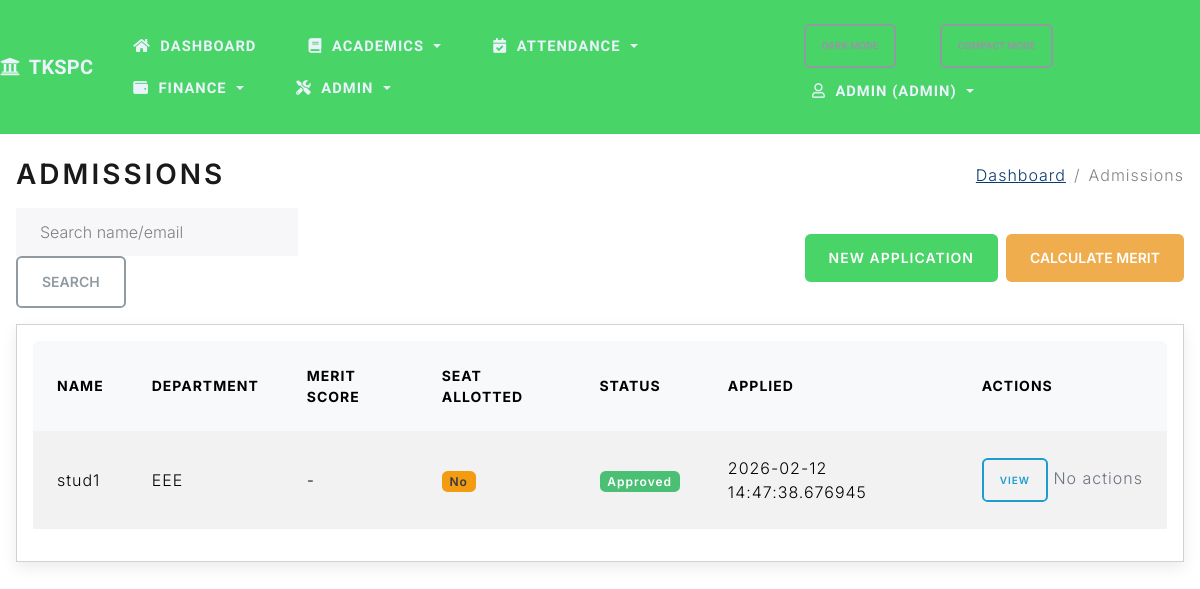
The app's page /admissions (signed in) with its own data.
### project/models.py (models this page shows, shortened)
class AdmissionApplication(db.Model):
    id = db.Column(db.Integer, primary_key=True)
    name = db.Column(db.String(100), nullable=False)
    email = db.Column(db.String(120), nullable=False)
    phone = db.Column(db.String(20))
    registration_number = db.Column(db.String(50), unique=True)
    date_of_birth = db.Column(db.Date)
    gender = db.Column(db.String(20))
    address = db.Column(db.Text)
    status = db.Column(db.String(20), default='pending')
    applied_at = db.Column(db.DateTime, default=datetime.utcnow)
    processed_by = db.Column(db.String(80))
    intake_year = db.Column(db.Integer)
    program = db.Column(db.String(100))
    notes = db.Column(db.Text)
    sslc_marks = db.Column(db.Integer)
    hsc_marks = db.Column(db.Integer)
    community = db.Column(db.String(50))
    religion = db.Column(db.String(50))
    nationality = db.Column(db.String(50))
    blood_group = db.Column(db.String(10))
    requested_course_id = db.Column(db.Integer, db.ForeignKey('course.id'))
    department_id = db.Column(db.Integer, db.ForeignKey('department.id'))
    photo_path = db.Column(db.String(255))
    father_name = db.Column(db.String(100))
    mother_name = db.Column(db.String(100))
    emergency_contact_name = db.Column(db.String(100))
    emergency_contact_phone = db.Column(db.String(20))
    previous_school = db.Column(db.String(255))
    guardian_name = db.Column(db.String(100))
    guardian_phone = db.Column(db.String(20))
    guardian_email = db.Column(db.String(100))
    aadhar_no = db.Column(db.String(20))
    community_cert_no = db.Column(db.String(50))
    annual_income = db.Column(db.Float)
    income_cert_no = db.Column(db.String(50))
    temp_password = db.Column(db.String(100))
    merit_score = db.Column(db.Float)
    seat_allotted = db.Column(db.Boolean, default=False)
    documents_verified = db.Column(db.Boolean, default=False)
    requested_course = db.relationship('Course', backref='applications', lazy=True)
    department = db.relationship('Department', backref='applications', lazy=True)

class Department(db.Model):
    id = db.Column(db.Integer, primary_key=True)
    name = db.Column(db.String(100), nullable=False, unique=True)
    code = db.Column(db.String(20), unique=True)
    description = db.Column(db.Text)
    head_of_department_id = db.Column(db.Integer, db.ForeignKey('faculty.id'), nullable=True)
    students = db.relationship('Student', backref='department', lazy=True, foreign_keys='Student.department_id')
    faculty = db.relationship('Faculty', backref='department', lazy=True, foreign_keys='Faculty.department_id')
    courses = db.relationship('Course', backref='department', lazy=True, foreign_keys='Course.department_id')
    subjects = db.relationship('Subject', backref='department', lazy=True, foreign_keys='Subject.department_id')

### project/routes.py (the view)
@app.route('/admissions')
@crud_required('admission', 'read')
def admissions():
    q = request.args.get('q', '').strip()
    query = AdmissionApplication.query
    if q:
        like = f"%{q}%"
        query = query.filter(or_(AdmissionApplication.name.ilike(like), AdmissionApplication.email.ilike(like)))
    apps = query.order_by(AdmissionApplication.applied_at.desc()).all()
    return render_template('admissions.html', title='Admissions', applications=apps, q=q)

### project/routes.py (called while the page is built)
def crud_required(resource: str, action: str):
    def decorator(fn):
        @wraps(fn)
        def wrapper(*args, **kwargs):
            if not session.get('logged_in'):
                flash('Please log in to access this page.', 'warning')
                return redirect(url_for('login', next=request.path))
            role = session.get('role')
            allowed = CRUD_PERMISSIONS.get(resource, {}).get(action, [])
            if role not in allowed:
                flash('You are not authorized to perform this action.', 'danger')
                return redirect(url_for('index'))
            return fn(*args, **kwargs)
        return wrapper
    return decorator

### project/templates/admissions.html (shortened to what this page needs)
{% extends "base.html" %}
{% block page_title %}<h2 class="mb-0">Admissions</h2>{% endblock %}
{% block breadcrumbs %}
  <li class="breadcrumb-item"><a href="{{ url_for('dashboard') }}">Dashboard</a></li>
  <li class="breadcrumb-item active" aria-current="page">Admissions</li>
{% endblock %}
{% block content %}
<div class="d-flex align-items-center mb-3">
  <form method="get" action="{{ url_for('admissions') }}" class="form-inline ml-0">
    <input type="text" name="q" class="form-control mr-2" placeholder="Search name/email" value="{{ q }}">
    <button type="submit" class="btn btn-outline-secondary">Search</button>
  </form>
  <a href="{{ url_for('add_admission') }}" class="btn btn-primary ms-auto">New Application</a>
  <form method="post" action="{{ url_for('calculate_merit') }}" class="ms-2">
    <button type="submit" class="btn btn-warning">Calculate Merit</button>
  </form>
</div>
<div class="card">
  <div class="card-body">
    <div class="table-responsive">
      <table class="table table-striped table-hover">
        <thead>
          <tr>
            <th>Name</th>
            <th>Department</th>
            <th>Merit Score</th>
            <th>Seat Allotted</th>
            <th>Status</th>
            <th>Applied</th>
            <th style="min-width: 200px;">Actions</th>
          </tr>
        </thead>
        <tbody>
          {% for a in applications %}
          <tr>
            <td>{{ a.name }}</td>
            <td>{{ a.department.name if a.department else (a.program or 'N/A') }}</td>
            <td>{{ a.merit_score|round(2) if a.merit_score else '-' }}</td>
            <td>
                {% if a.seat_allotted %}
                <span class="badge bg-success">Yes</span>
                {% else %}
                <span class="badge bg-secondary">No</span>
                {% endif %}
            </td>
            <td>
              {% if a.status == 'approved' %}
                <span class="badge bg-success">Approved</span>
              {% elif a.status == 'rejected' %}
                <span class="badge bg-danger">Rejected</span>
              {% else %}
                <span class="badge bg-secondary">Pending</span>
              {% endif %}
            </td>
            <td>{{ a.applied_at }}</td>
            <td class="text-nowrap">
              <a href="{{ url_for('view_admission', app_id=a.id) }}" class="btn btn-sm btn-outline-info">View</a>
              {% if a.status == 'pending' %}
              <form method="post" action="{{ url_for('approve_admission', app_id=a.id) }}" class="d-inline">
                <button type="submit" class="btn btn-sm btn-outline-success">Approve & Allot Seat</button>
              </form>
              <form method="post" action="{{ url_for('reject_admission', app_id=a.id) }}" class="d-inline ms-1">
                <button type="submit" class="btn btn-sm btn-outline-danger" onclick="return confirm('Reject this application?');">Reject</button>
              </form>
              {% else %}
              <span class="text-muted">No actions</span>
              {% endif %}
            </td>
          </tr>
          {% endfor %}
        </tbody>
      </table>
    </div>
  </div>
  </div>
{% endblock %}

### project/templates/base.html (shortened to what this page needs)
<!DOCTYPE html>
<html>
<head>
    <link rel="stylesheet" href="https://cdn.jsdelivr.net/npm/bootswatch@5.3.2/dist/lux/bootstrap.min.css">
    <link rel="stylesheet" href="https://cdnjs.cloudflare.com/ajax/libs/font-awesome/5.15.4/css/all.min.css">
    <link rel="stylesheet" href="{{ url_for('static', filename='css/app.css') }}">
</head>
<body class="loading">
    <nav class="navbar navbar-expand-lg navbar-dark bg-tkspc sticky-top">
        <a class="navbar-brand" href="{{ url_for('students') }}"><i class="fas fa-university me-1"></i> TKSPC</a>
        <div class="collapse navbar-collapse" id="navMain">
            <ul class="navbar-nav me-auto">
                {% if session.get('logged_in') %}
                <li class="nav-item {% if request.endpoint == 'dashboard' %}active{% endif %}">
                    <a class="nav-link" href="{{ url_for('dashboard') }}" aria-label="Dashboard" data-bs-toggle="tooltip" data-bs-placement="bottom" title="Dashboard"><i class="fas fa-home me-1"></i><span class="nav-label">Dashboard</span></a>
                </li>
                <li class="nav-item dropdown">
                    <a class="nav-link dropdown-toggle" href="#" id="navAcademics" role="button" data-bs-toggle="dropdown" aria-expanded="false"><i class="fas fa-book me-1"></i><span class="nav-label">Academics</span></a>
                </li>
                {% if session.get('role') in ['admin', 'staff', 'faculty'] %}
                <li class="nav-item dropdown">
                    <a class="nav-link dropdown-toggle" href="#" id="navAttendance" role="button" data-bs-toggle="dropdown" aria-expanded="false"><i class="fas fa-calendar-check me-1"></i><span class="nav-label">Attendance</span></a>
                </li>
                {% endif %}
                <li class="nav-item dropdown">
                    <a class="nav-link dropdown-toggle" href="#" id="navFinance" role="button" data-bs-toggle="dropdown" aria-expanded="false"><i class="fas fa-wallet me-1"></i><span class="nav-label">Finance</span></a>
                </li>
                {% if session.get('role') in ['admin', 'staff'] %}
                <li class="nav-item dropdown">
                    <a class="nav-link dropdown-toggle" href="#" id="navAdmin" role="button" data-bs-toggle="dropdown" aria-expanded="false"><i class="fas fa-tools me-1"></i><span class="nav-label">Admin</span></a>
                </li>
                {% endif %}
                {% endif %}
            </ul>
            <ul class="navbar-nav ms-auto">
                <li class="nav-item">
                    <button id="themeToggle" class="btn btn-sm btn-outline-secondary me-2" type="button">Dark Mode</button>
                </li>
                <li class="nav-item">
                    <button id="compactToggle" class="btn btn-sm btn-outline-secondary me-2" type="button">Compact Mode</button>
                </li>
                {% if session.get('logged_in') %}
                <li class="nav-item dropdown">
                    <a class="nav-link dropdown-toggle" href="#" id="navAccount" role="button" data-bs-toggle="dropdown" aria-expanded="false"><i class="far fa-user me-1"></i>{{ session.get('user') }} ({{ session.get('role', 'staff') }})</a>
                </li>
                {% else %}
                <li class="nav-item {% if request.endpoint == 'login' %}active{% endif %}"><a class="nav-link" href="{{ url_for('login') }}"><i class="fas fa-sign-in-alt mr-1"></i>Login</a></li>
                {% endif %}
            </ul>
        </div>
    </nav>
    <div class="container-fluid mt-4 px-3">
        <div class="d-flex justify-content-between align-items-center mb-3 page-header">
            <div>
                {% block page_title %}{% endblock %}
            </div>
            <nav aria-label="breadcrumb">
                <ol class="breadcrumb mb-0">
                    {% block breadcrumbs %}{% endblock %}
                </ol>
            </nav>
        </div>
        <div id="toastContainer" class="toast-container position-fixed p-3" style="top: 1rem; right: 1rem; z-index: 1080;">
        </div>
        {% block content %}{% endblock %}
    </div>
  </body>
</html>

### project/static/css/app.css (style rules this page uses)
:root { --bg: #ffffff; --text: #1f2937; --muted: #6b7280; --card-bg: #ffffff; --card-shadow: 0 0.35rem 0.9rem rgba(0,0,0,0.08); --table-header-bg: #f8f9fa; --tkspc-primary: #49d468; --tkspc-secondary: #f39c12; --tkspc-accent: #1abc9c; --link: #0b3a6d; --link-hover: #072a4d; }
body { background-color: var(--bg); color: var(--text); }
.container-fluid { font-family: 'Inter', system-ui, -apple-system, Segoe UI, Roboto, Helvetica, Arial, 'Apple Color Emoji', 'Segoe UI Emoji'; }
.navbar-brand { font-weight: 600; letter-spacing: 0.2px; }
.navbar .nav-link { padding: 0.5rem 0.6rem; font-size: 0.92rem; }
.navbar .navbar-nav { gap: 0.25rem; }
.navbar .nav-link { display: inline-flex; align-items: center; gap: 0.35rem; }
.navbar-dark.bg-tkspc { background-color: var(--tkspc-primary) !important; }
.navbar-dark .navbar-brand, .navbar-dark .nav-link { color: #eaf2fb; }
a { color: var(--link); }
@media (min-width: 993px) { .navbar .navbar-nav { flex-wrap: wrap; } }
.card { box-shadow: var(--card-shadow); background-color: var(--card-bg); }
table.table thead th { background-color: var(--table-header-bg); }
table.table td, table.table th { vertical-align: middle; }
.table-responsive { border-radius: 0.35rem; overflow-x: auto; -webkit-overflow-scrolling: touch; }
.text-nowrap { white-space: nowrap !important; }
.btn { border-radius: 0.35rem; }
.btn-primary { background-color: var(--tkspc-primary); border-color: var(--tkspc-primary); }
.badge.bg-secondary { background-color: var(--tkspc-secondary) !important; }
.badge { border-radius: 0.35rem; }
.form-inline .form-control { min-width: 180px; }
.text-muted { color: var(--muted) !important; }
.breadcrumb { background: transparent; }
.breadcrumb .breadcrumb-item a { color: var(--link); }
.toast-container { pointer-events: none; }

### records on screen
AdmissionApplication: get "ADMIN", name "stud1", department "EEE", merit_score "-", seat_allotted "No", status "Approved", applied_at "2026-02-12 14:47:38.676945"
